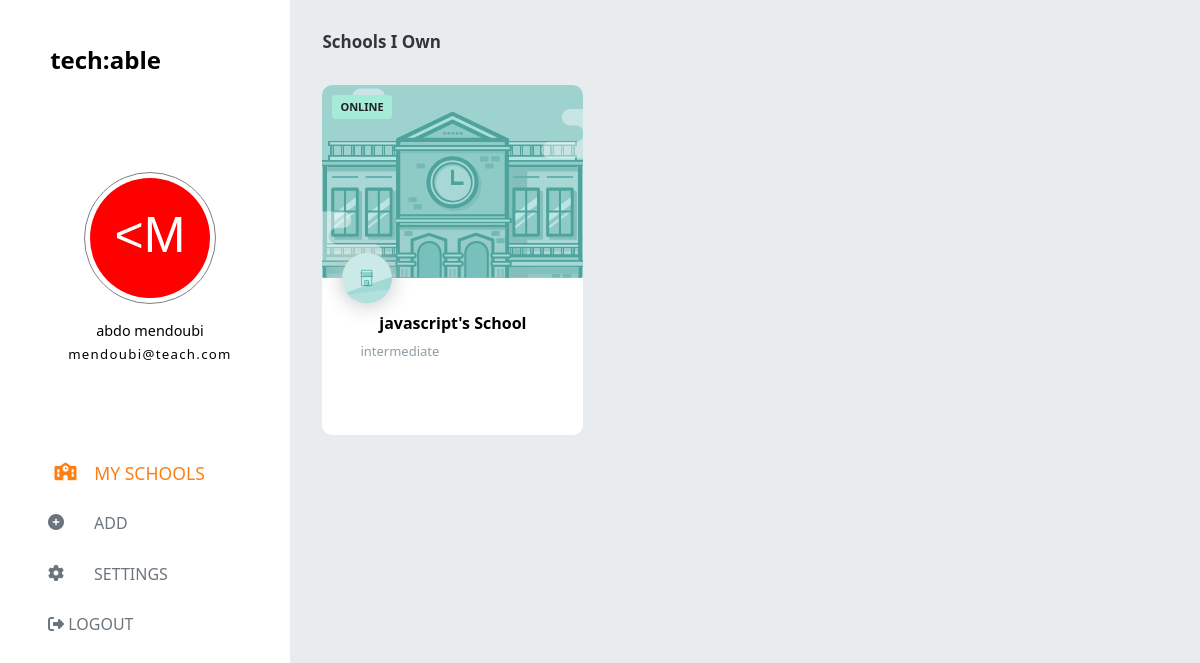
The app's page /admins/ (signed in) with its own data.
### compte/models.py (models this page shows)
class user(AbstractUser):
    pass

class cour(models.Model):
    name= models.CharField(max_length=100, primary_key=True)
    slug= models.SlugField(max_length=128)
    created_at = models.DateTimeField(auto_now_add=True)
    price = models.FloatField()
    diff=models.CharField(max_length=100)

### compte/views.py (the view, shortened to what this page needs)
# urls.py: path("admins/", views.admin, name="admin"),
def admin(request):
  cours=cour.objects.all()
  return render(request,'admin.html',context={"cour":cours})

### compte/templates/admin.html (shortened to what this page needs)
{% load static %}
<!DOCTYPE html>
<html lang="en">
  <head>
    <link rel="stylesheet" href="{% static 'css/style.css'%}" />
    <link rel="stylesheet" href="{% static 'css/normalize.css' %}" />
    <link rel="stylesheet" href="{% static 'css/admin.css' %}">
    <link rel="stylesheet" href="{% static 'css/wtf-forms.css' %}">
    <link rel="stylesheet"
      href="https://cdnjs.cloudflare.com/ajax/libs/font-awesome/6.4.0/css/all.min.css"
 />
  </head>
  <body>
    <main>
      <section class="left">
        <div class="header">
          <h1>Tech:able</h1>
          <div class="logo">
            <div class="userImg avatarDiv">
              <img class="avatar" alt="user logo" />
            </div>
            {% if user.is_authenticated %}
              <div class="userInfo">
                <span class="userName">{{user.username}}</span>
                <span class="mailUser">{{user.email}}</span>
              </div>
            {% else %}
              <h1> bbllblblb</h1>
            {% endif %}
          </div>
        </div>
        <div class="choices">
          <div class="choice mySchool active">
            <i class="fa-solid fa-school"></i> My Schools
          </div>
          {% if user.is_authenticated %}
            {% if "teach.com" in user.email %}
              <div class="choice addOn ">
                <i class="fa-solid fa-circle-plus"></i> ADD
              </div>
            {% endif %}
          {% else %}
          <div class="choice addOn ">
            <i class="fa-solid fa-circle-plus"></i> no conncet
          </div>
          {% endif %}
          <div class="choice setting">
            <i class="fa-solid fa-gear"></i> Settings
          </div>
          <div class="choice">
            <a href="{% url 'home' %}"><i class="fa-solid fa-right-from-bracket"></i> logout</a>
          </div>
        </div>
      </section>
      <section class="right containers mySchool">
        <div class="schoolOwn">
          <h1>Schools I Own</h1>
          <div class="cards">
            {% for i in cour %}
              <div class="card">
                <div class="cardImg">
                </div>
                <div class="cardInfo">
                  <a href="{% url 'cours' i.slug %}">
                  <h1 class="schoolName">{{i.name}}'s School</h1></a>
                  <p class="schoolDomain">{{i.diff}}</p>
                </div>
                <div class="cardTicket">Online</div>
                <div class="cardLogo"></div>
              </div>
            {% endfor %}
          </div>
        </div>
      </section>
    </main>
  </body>
</html>

### records on screen
user: username "abdo mendoubi", email "mendoubi@teach.com"
cour: name "javascript", diff "intermediate"
